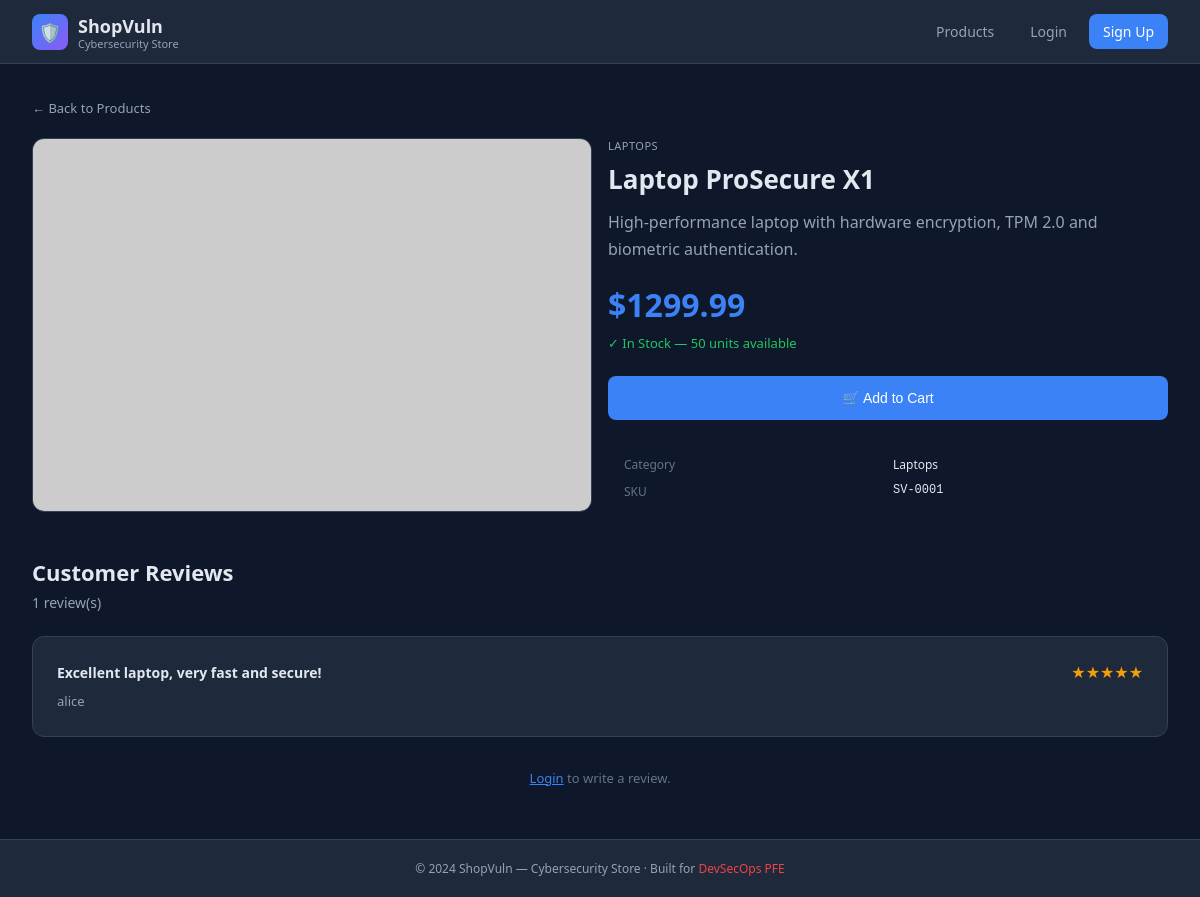
Page /product/1 on the committed database.
### tables this page shows
CREATE TABLE products (
            id INTEGER PRIMARY KEY AUTOINCREMENT,
            name TEXT NOT NULL,
            description TEXT,
            price REAL NOT NULL,
            stock INTEGER DEFAULT 100,
            category TEXT,
            image_url TEXT
        );

CREATE TABLE reviews (
            id INTEGER PRIMARY KEY AUTOINCREMENT,
            product_id INTEGER,
            user_id INTEGER,
            username TEXT,
            content TEXT,
            rating INTEGER,
            created_at TEXT DEFAULT CURRENT_TIMESTAMP
        );

### app/routes.py (the view)
@main.route('/product/<int:pid>')
def product_detail(pid):
    conn    = db()
    product = conn.execute("SELECT * FROM products WHERE id=?", (pid,)).fetchone()
    reviews = conn.execute("SELECT * FROM reviews WHERE product_id=?", (pid,)).fetchall()
    conn.close()
    return render_template('product_detail.html', product=product, reviews=reviews)

### app/routes.py (called while the page is built)
def db():
    return sqlite3.connect(DB)

### app/templates/product_detail.html (shortened to what this page needs)
{% extends 'base.html' %}
{% block content %}
<a href="/products" style="color:#94a3b8;text-decoration:none;font-size:13px;">← Back to Products</a>
<div class="grid-2" style="margin-top:20px;margin-bottom:40px;">
    <div>
        <img src="{{ product[6] }}" alt="{{ product[1] }}"
             style="width:100%;border-radius:12px;border:1px solid #334155;"
             onerror="this.src='https://via.placeholder.com/600x400/1e293b/94a3b8?text=Product'">
    </div>
    <div>
        <div style="font-size:11px;color:#94a3b8;text-transform:uppercase;letter-spacing:.5px;margin-bottom:8px;">
            {{ product[5] }}
        </div>
        <h1 style="font-size:26px;font-weight:600;margin-bottom:12px;">{{ product[1] }}</h1>
        <p style="color:#94a3b8;line-height:1.7;margin-bottom:20px;">{{ product[2] }}</p>
        <div style="font-size:32px;font-weight:700;color:#3b82f6;margin-bottom:8px;">
            ${{ "%.2f"|format(product[3]) }}
        </div>
        <div style="font-size:13px;color:#22c55e;margin-bottom:24px;">
            ✓ In Stock — {{ product[4] }} units available
        </div>
        <form method="POST" action="/cart/add/{{ product[0] }}">
            <button type="submit" class="btn btn-primary" style="width:100%;justify-content:center;padding:14px;">
                🛒 Add to Cart
            </button>
        </form>
        <div style="margin-top:20px;padding:16px;background:#0f172a;border-radius:8px;display:grid;grid-template-columns:1fr 1fr;gap:10px;">
            <div style="font-size:12px;color:#64748b;">Category</div>
            <div style="font-size:12px;">{{ product[5] }}</div>
            <div style="font-size:12px;color:#64748b;">SKU</div>
            <div style="font-size:12px;font-family:monospace;">SV-{{ "%04d"|format(product[0]) }}</div>
        </div>
    </div>
</div>
<div class="section-title" style="margin-bottom:6px;">Customer Reviews</div>
<div class="section-sub">{{ reviews|length }} review(s)</div>
{% for r in reviews %}
<div class="card" style="margin-bottom:12px;">
    <div style="display:flex;align-items:center;justify-content:space-between;margin-bottom:8px;">
        <b style="font-size:14px;">{{ r[4] }}</b>
        <span style="color:#f59e0b;">{{ '★' * r[5] }}{{ '☆' * (5 - r[5]) }}</span>
    </div>
    <p style="color:#94a3b8;font-size:13px;line-height:1.6;">{{ r[3]|safe }}</p>
</div>
{% endfor %}
{% if session.user_id %}
<div class="card" style="margin-top:20px;">
    <h3 style="margin-bottom:16px;">Write a Review</h3>
    <form method="POST" action="/product/{{ product[0] }}/review">
        <div class="form-group">
            <label>Rating</label>
            <select name="rating" style="background:#0f172a;border:1px solid #334155;color:#e2e8f0;padding:10px;border-radius:8px;width:100%;">
                <option value="5">★★★★★ (5/5)</option>
                <option value="4">★★★★☆ (4/5)</option>
                <option value="3">★★★☆☆ (3/5)</option>
                <option value="2">★★☆☆☆ (2/5)</option>
                <option value="1">★☆☆☆☆ (1/5)</option>
            </select>
        </div>
        <div class="form-group">
            <label>Your Review</label>
            <textarea name="content" rows="4" placeholder="Share your experience..."></textarea>
        </div>
        <button type="submit" class="btn btn-primary">Submit Review</button>
    </form>
</div>
{% else %}
<div style="text-align:center;padding:20px;color:#64748b;font-size:13px;">
    <a href="/login" style="color:#3b82f6;">Login</a> to write a review.
</div>
{% endif %}
{% endblock %}

### app/templates/base.html (style rules this page uses)
*, *::before, *::after { margin:0; padding:0; box-sizing:border-box; }
:root { --bg: #0f172a; --surface: #1e293b; --border: #334155; --text: #e2e8f0; --muted: #94a3b8; --primary: #3b82f6; --primary-h:#2563eb; --success: #22c55e; --danger: #ef4444; --warning: #f59e0b; --accent: #8b5cf6; }
body { font-family: 'Segoe UI', system-ui, sans-serif; background: var(--bg); color: var(--text); min-height: 100vh; display: flex; flex-direction: column; }
.card { background: var(--surface); border: 1px solid var(--border); border-radius: 12px; padding: 24px; }
.btn { display: inline-flex; align-items: center; gap: 6px; padding: 10px 20px; border-radius: 8px; border: none; font-size: 14px; font-weight: 500; cursor: pointer; text-decoration: none; transition: all .2s; }
.btn-primary { background: var(--primary); color: white; }
.grid-2 { display:grid; grid-template-columns:repeat(2,1fr); gap:16px; }
.section-title { font-size:22px; font-weight:600; margin-bottom:6px; }
.section-sub { font-size:14px; color:var(--muted); margin-bottom:24px; }

### rows in the picture
products: category "LAPTOPS", name "Laptop ProSecure X1", description "High-performance laptop with hardware encryption, TPM 2.0 and biometric authentication.", price "1299.99", stock "50", category "Laptops", id "0001"
reviews: content "Excellent laptop, very fast and secure!", rating "★★★★★", username "alice"

### other values in the picture
{{ reviews|length }} "1"
